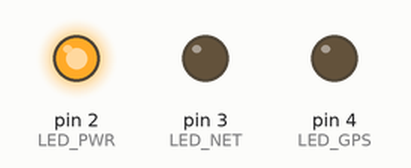
Bench run of a sketch on a simulated Arduino Uno, built with avr-gcc and run on an emulated ATmega328P. On the bench: output pins drawn as LEDs (lit = HIGH).

Above: at 0.1 s.
At 0.9 s:
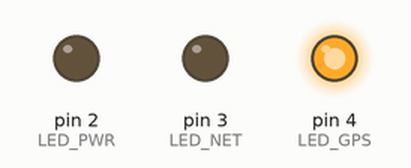
At 1.7 s:
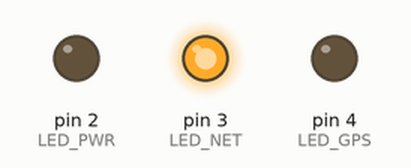
At 2.7 s:
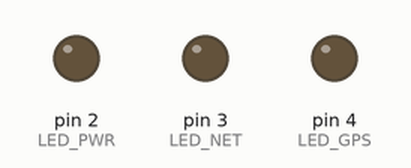
Timing chart, 0 to 3.0 s (numbered marks = the images above):
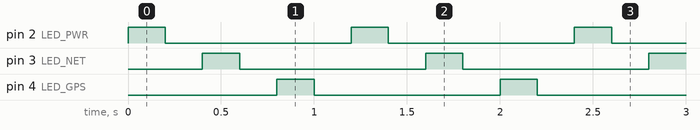

The sketch:

LedBarTest.ino
```cpp
#define LED_PWR  2
#define LED_NET  3
#define LED_GPS  4

void setup()  {
  pinMode(LED_PWR, OUTPUT);
  pinMode(LED_NET, OUTPUT);
  pinMode(LED_GPS, OUTPUT);
}


void loop()  {
  digitalWrite(LED_PWR, HIGH);
  delay(200);
  digitalWrite(LED_PWR, LOW);
  delay(200);

  digitalWrite(LED_NET, HIGH);
  delay(200);
  digitalWrite(LED_NET, LOW);
  delay(200);

  digitalWrite(LED_GPS, HIGH);
  delay(200);
  digitalWrite(LED_GPS, LOW);
  delay(200);
}
```

Measured:
- by itself, pin 2 (LED_PWR), pin 3 (LED_NET), pin 4 (LED_GPS): alternates HIGH for 0.20 s and LOW for 1.0 s
- by itself, everything shown: repeats every 1.2 s, in 6 steps
